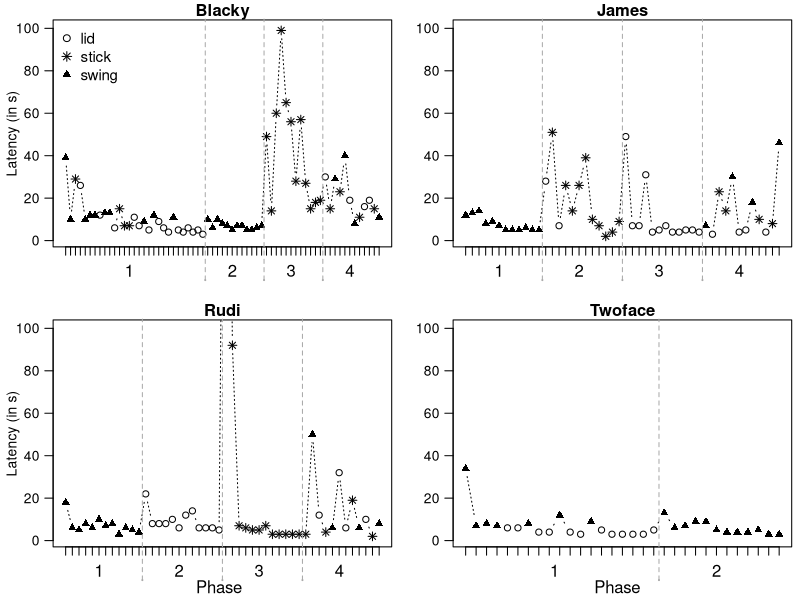

R code for this plot:

all.data <- read.table(file = "exp1/data/160628 Otter multiaccess box_data 2016attempts.txt", header = T, sep = "\t")

zdata <- subset(all.data, Method != "-")
zdata <- subset(zdata, Success != 0)
zdata$Method <- factor(zdata$Method)

png(filename = "exp1/graphics/OMAB_latency_individual data.png", width = 800, height = 600)

par(mfrow = c(2, 2))

## Blacky
xdata <- subset(zdata, Subject == "Blacky")
par(mar = c(3.2, 3.2, 1.2, 0.5), mgp = c(2, 0.8, 0))

plot(
  x = xdata$Trial, y = xdata$Latency, las = 1, xlab = "", ylab = "Latency (in s)", xaxt = "n",
  type = "b", pch = c(1, 8, 17)[as.numeric(xdata$Method)], main = "Blacky", ylim = range(1:100), lty = 3
)


mtext(text = 1:4, at = c(14, 35, 47, 59), line = 1, side = 1)

axis(side = 1, at = c(1:65), labels = F)


axis(side = 1, at = 29.5, col = "darkgray", line = 2, tick = T, labels = F, lwd = 2, lwd.ticks = 1, tck = 1.15, lty = 2)
axis(side = 1, at = 41.5, col = "darkgray", line = 2, tick = T, labels = F, lwd = 2, lwd.ticks = 1, tck = 1.15, lty = 2)
axis(side = 1, at = 53.5, col = "darkgray", line = 2, tick = T, labels = F, lwd = 2, lwd.ticks = 1, tck = 1.15, lty = 2)




legend("topleft", c("lid", "stick", "swing"),
  pch = c(1, 8, 17),
  bty = "n", cex = 1.1
)




## James
xdata <- subset(zdata, Subject == "James")
par(mar = c(3.2, 3.2, 1.2, 0.5), mgp = c(2, 0.8, 0))

plot(
  x = xdata$Trial, y = xdata$Latency, las = 1, xlab = "", ylab = "", xaxt = "n",
  type = "b", pch = c(1, 8, 17)[as.numeric(xdata$Method)], main = "James", ylim = range(1:100), lty = 3
)


mtext(text = 1:4, at = c(6, 18, 30, 42), line = 1, side = 1)
# mtext(text="Phase", at=24, line=2, side=1)
axis(side = 1, at = c(1:48), labels = F)
axis(side = 1, at = 12.5, col = "darkgray", line = 2, tick = T, labels = F, lwd = 2, lwd.ticks = 1, tck = 1.15, lty = 2)
axis(side = 1, at = 24.5, col = "darkgray", line = 2, tick = T, labels = F, lwd = 2, lwd.ticks = 1, tck = 1.15, lty = 2)
axis(side = 1, at = 36.5, col = "darkgray", line = 2, tick = T, labels = F, lwd = 2, lwd.ticks = 1, tck = 1.15, lty = 2)


## Rudi
xdata <- subset(zdata, Subject == "Rudi")
par(mar = c(3.2, 3.2, 1.2, 0.5), mgp = c(2, 0.8, 0))

plot(
  x = xdata$Trial, y = xdata$Latency, las = 1, xlab = "", ylab = "Latency (in s)", xaxt = "n",
  type = "b", pch = c(1, 8, 17)[as.numeric(xdata$Method)], main = "Rudi", ylim = range(1:100), lty = 3
)


mtext(text = 1:4, at = c(6, 18, 30, 42), line = 1, side = 1)
mtext(text = "Phase", at = 24, line = 2, side = 1)
axis(side = 1, at = c(1:48), labels = F)
axis(side = 1, at = 12.5, col = "darkgray", line = 2, tick = T, labels = F, lwd = 2, lwd.ticks = 1, tck = 1.15, lty = 2)
axis(side = 1, at = 24.5, col = "darkgray", line = 2, tick = T, labels = F, lwd = 2, lwd.ticks = 1, tck = 1.15, lty = 2)
axis(side = 1, at = 36.5, col = "darkgray", line = 2, tick = T, labels = F, lwd = 2, lwd.ticks = 1, tck = 1.15, lty = 2)


## Twoface
xdata <- subset(zdata, Subject == "Twoface")
par(mar = c(3.2, 3.2, 1.2, 0.5), mgp = c(2, 0.8, 0))

plot(
  x = xdata$Trial, y = xdata$Latency, las = 1, xlab = "", ylab = "", xaxt = "n",
  type = "b", pch = c(1, 8, 17)[as.numeric(xdata$Method)], main = "Twoface", ylim = range(1:100), lty = 3
)


mtext(text = 1:2, at = c(9.5, 25), line = 1, side = 1)
mtext(text = "Phase", at = 15.5, line = 2, side = 1)
axis(side = 1, at = c(1:31), labels = F)
axis(side = 1, at = 19.5, col = "darkgray", line = 2, tick = T, labels = F, lwd = 2, lwd.ticks = 1, tck = 1.15, lty = 2)

dev.off()